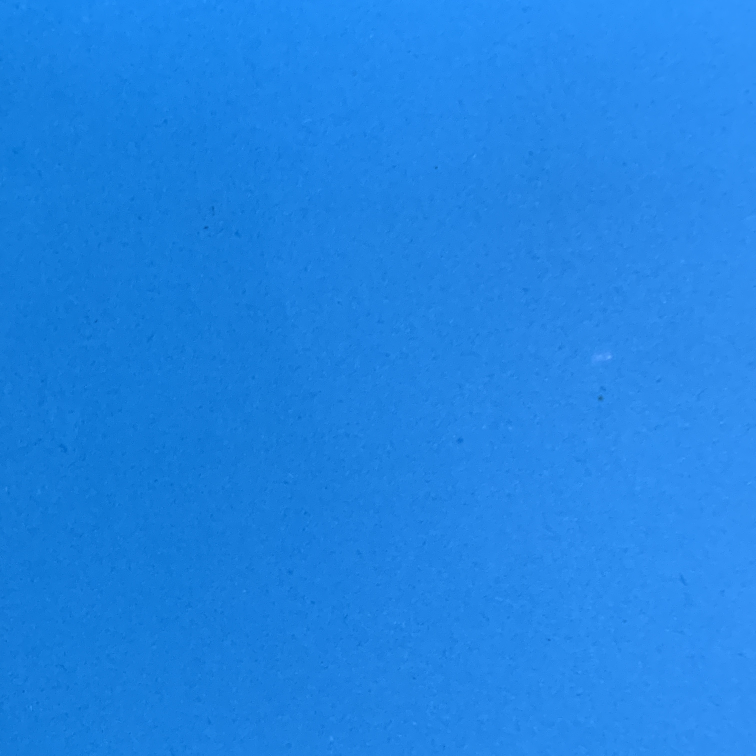
#> input picture Biru/IMG_0628.jpeg, 3024 x 3024 px, found by its file name (shown at 1/4 size); its folder holds 4 pictures in this run; the run also reads 1 picture not shown here
$ jupyter execute --allow-errors DTxx4.ipynb   (shell and % lines are left out)
#> lines starting #> are read from the running program, lines starting #| are printed output that depends on the picture
#> further down, image is the input picture: shape (3024, 3024, 3); mean B, G, R 228.2, 132, 32.7
#> `hsv_image = cv2.cvtColor(image, cv2.COLOR_BGR2HSV)`: hsv_image: shape (3024, 3024, 3); mean H, S, V 104.7, 218.8, 228.2
#> `avg_hsv = np.mean(hsv_image.reshape(-1, 3), axis=0)`: avg_hsv = [104.7, 218.8, 228.2]
<a href="https://colab.research.google.com/github/mprksa/DTx/blob/main/DTxx4.ipynb" target="_parent"></a>

[cell 1]
import os
import cv2
import numpy as np
from sklearn.model_selection import train_test_split
from sklearn.tree import DecisionTreeClassifier
from sklearn.metrics import accuracy_score, classification_report, confusion_matrix
import matplotlib.pyplot as plt
import seaborn as sns
from sklearn.tree import plot_tree
import pandas as pd
import random

[cell 2]
from google.colab import drive
#> (the rest of this cell did not finish here and is left out)

[cell 3]
# Path ke direktori gambar
image_dir = '/content/drive/MyDrive/DTx2-main'

[cell 4]
# Warna kubus dan labelnya
colors = ['Biru', 'Hijau', 'Kuning', 'Merah', 'Ungu']
labels = {'Biru': 0, 'Hijau': 1, 'Kuning': 2, 'Merah': 3,  'Ungu': 4}

[cell 5]
# Menginisialisasi array untuk menyimpan nilai HSV, label, dan path gambar
hsv_values = []
color_labels = []
image_paths = []

# Loop melalui setiap warna dan proses gambarnya
#> (the rest of this cell did not finish here and is left out)

#> (a cell that did not finish here is left out)

[cell 7]
# Menghitung nilai minimum, maksimum, dan rata-rata H, S, dan V pada tiap kelas
hsv_df = pd.DataFrame(hsv_values, columns=['H', 'S', 'V'])
hsv_df['label'] = color_labels

for label, color in labels.items():
    class_stats = hsv_df[hsv_df['label'] == color].describe().loc[['min', 'max', 'mean']]
    print(f"Statistik HSV untuk kelas {label}:")
    print(class_stats)

[cell 8]
# Membagi data menjadi data latih, validasi, dan data uji
X_temp, X_test, y_temp, y_test, paths_temp, paths_test = train_test_split(hsv_values, color_labels, image_paths, test_size=0.2, random_state=42)
X_train, X_val, y_train, y_val, paths_train, paths_val = train_test_split(X_temp, y_temp, paths_temp, test_size=0.25, random_state=42)  # 0.25 x 0.8 = 0.2

[cell 9]
# Menghitung jumlah gambar di data validasi per kelas
val_class_counts = {color: np.sum(y_val == label) for color, label in labels.items()}
print("Jumlah gambar di data Validasi per kelas:")
print(val_class_counts)

[cell 10]
# Menghitung jumlah gambar di data uji per kelas
test_class_counts = {color: np.sum(y_test == label) for color, label in labels.items()}
print("Jumlah gambar di data Testing per kelas:")
print(test_class_counts)

[cell 11]
# Melatih model decision tree
model = DecisionTreeClassifier()
model.fit(X_train, y_train)

[cell 12]
# Evaluasi pada data validasi
y_val_pred = model.predict(X_val)
val_accuracy = accuracy_score(y_val, y_val_pred)
# Evaluasi pada data uji
y_test_pred = model.predict(X_test)
test_accuracy = accuracy_score(y_test, y_test_pred)

[cell 13]
print(f'Akurasi validasi: {val_accuracy * 100:.2f}%')
print(f'Akurasi testing: {test_accuracy * 100:.2f}%')

[cell 14]
# Menampilkan Classification Report
print("Classification Report:")
#> (the rest of this cell did not finish here and is left out)

[cell 15]
# Menampilkan Confusion Matrix
conf_matrix = confusion_matrix(y_test, y_test_pred)
sns.heatmap(conf_matrix, annot=True, fmt='d', xticklabels=colors, yticklabels=colors)
plt.xlabel('Predicted')
plt.ylabel('True')
plt.title('Confusion Matrix')
plt.show()
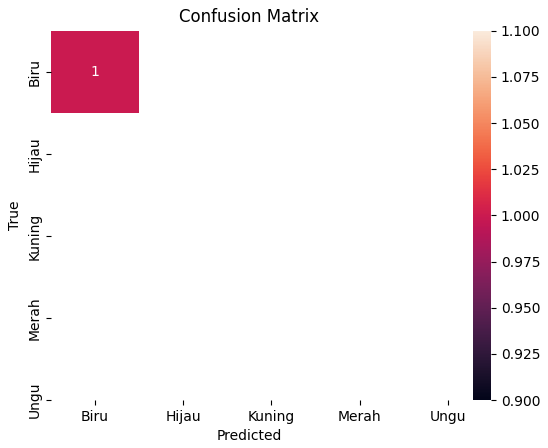
#> figure drawn by matplotlib, 2 panels

[cell 16]
# Menampilkan gambar uji beserta prediksinya
plt.figure(figsize=(8, 8))
for i in range(20):  # Menampilkan 9 gambar acak dari data uji
    index = random.randint(0, len(paths_test) - 1)
    img = cv2.imread(paths_test[index])
    img = cv2.cvtColor(img, cv2.COLOR_BGR2RGB)
    true_label = colors[y_test[index]]
    pred_label = colors[y_test_pred[index]]

    plt.subplot(4, 5, i + 1)
    plt.imshow(img)
    plt.title(f"Prediksi: {true_label}")
    plt.axis('off')
plt.suptitle("Gambar Uji dan Prediksinya")
plt.show()
